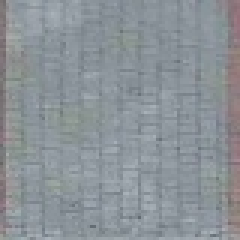
#> input picture 06-lecture/template.jpg, 80 x 80 px (shown 3 times larger)
$ python main.py
#> lines starting #> are read from the running program, lines starting #| are printed output that depends on the picture
import cv2 as cv
import numpy as np

img1 = cv.imread("template.jpg", 0)
#> img1: shape (80, 80); min 101, max 177, mean 145.3
img2 = cv.imread("template_car.jpg", 0)
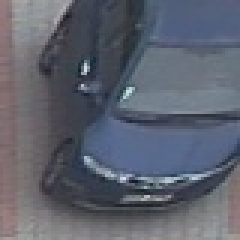
#> input picture 06-lecture/template_car.jpg, 80 x 80 px (shown 3 times larger)
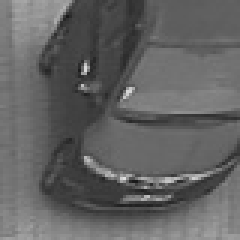
#> img2: shape (80, 80) (shown 3 times larger); min 25, max 224, mean 98.5

img1 = cv.resize(img1, (80,80))
img2 = cv.resize(img2, (80,80))

faceRecognizer = cv.face.LBPHFaceRecognizer.create()

if not input("Skip Training: ").lower() in ["y", "yes"]:
#> the answer given: y
    print("\033[1;36mTraining\033[0m")
    trainList = [img1, img2]
    trainLabel = [0, 1]

    print("GridX", faceRecognizer.getGridX())
    print("GridY", faceRecognizer.getGridY())
    print("Neighbors", faceRecognizer.getNeighbors())
    print("Radius", faceRecognizer.getRadius())

    faceRecognizer.train(trainList, np.array(trainLabel))
    faceRecognizer.write("out.yaml")
    print()
else:
#> (the run stopped early here; a loop or call above may not have finished)
